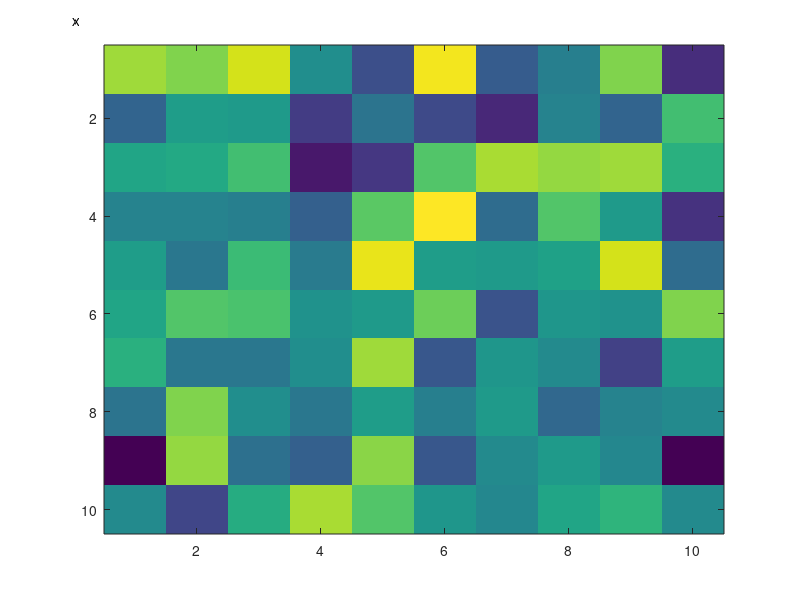

Here is the MATLAB script that generated this plot:


% draw a dot inside a square with no axis
fig_handle=figure(1);
cla;
% [hdot,hline] = graphdot([1 0 0]);
imagesc(randn(10,10));
% draw an x where user clicks in the figure
% stop when user hits a key
k=-1;
while k ~=1
   k=waitforbuttonpress;
   % get the coordinates of the point where user has clicked mouse
   pos= get(gca,'CurrentPoint');
   display([num2str(pos(1,1)) '  ' num2str(pos(1,2))]);

   
   text(pos(1,1),pos(1,2),'x');
end
